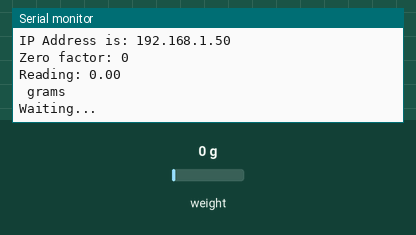
Recording of a sketch running on a simulated ESP8266 (NodeMCU). Parts: the last lines printed to the serial monitor. Inputs (shaded band) come from the test bench; at power-on: weight on the scale 0 g. WiFi joins after 1.5 s; servers stay silent unless stated.

Above: at 5.2 s.
5.3 s: weight on the scale set to 100 g
At 7.56 s:
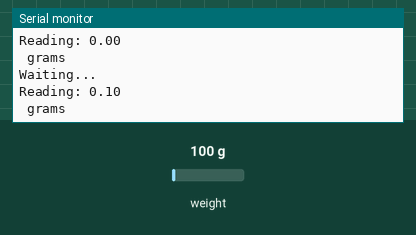
8.4 s: weight on the scale set to 1250 g
At 12.1 s:
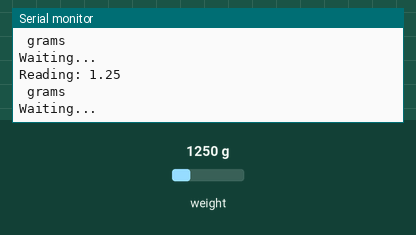
Timing chart, 0 to 13.6 s (numbered marks = the images above; inputs shaded):
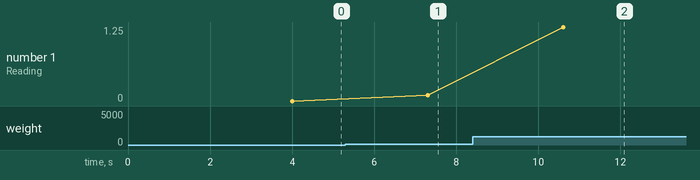

The sketch:

umutiba_new_version.ino
```cpp
#include "HX711.h"
#include "ESP8266WiFi.h"
float calibration_factor = 190077; // this calibration factor is adjusted according to my load cell
float units;
float ounces;
// Define our data and clock pins
#define DOUT 14 // D2 maps to GPIO4
#define CLK 12 // D1 maps to GPIO5
// Initialize our HX711 interface
HX711 scale(DOUT, CLK);
// WiFi network name and password
const char* ssid = "FABLAB_2.4G"; // your wifi SSID name
const char* password = "innovate";// wifi pasword
const char* server = "api.thingspeak.com";
WiFiClient client;
void setup() {
  Serial.begin(115200);
  WiFi.begin(ssid, password);
  Serial.println();
  Serial.print("Connecting");
  while (WiFi.status() != WL_CONNECTED) {
    delay(1000);
    Serial.print(".");
  }
  Serial.println("success!");
  Serial.print("IP Address is: ");
  Serial.println(WiFi.localIP());
  scale.set_scale();
  scale.tare();  //Reset the scale to 0

  long zero_factor = scale.read_average(); //Get a baseline reading
  Serial.print("Zero factor: "); //This can be used to remove the need to tare the scale. Useful in permanent scale projects.
  Serial.println(zero_factor);
}

void loop() {
  scale.set_scale(calibration_factor); //Adjust to this calibration factor

  Serial.print("Reading: ");
  units = scale.get_units(), 10;
  if (units < 0)
  {
    units = 0.00;
  }
  ounces = units * 0.035274;
  //  Serial.print(units);
  //  Serial.print(" grams");


  float data = units;
  Serial.println(data);
  Serial.print(" grams");
  Serial.println();
  sendWeight(data);

  //delay(1000);
}
void sendWeight(float data) {
  if (client.connect(server, 80)) {
    String apiKey = "7O63U4GNTKJ8JBDP";

    String body = "field1=" + String(data, 2);

    client.print("POST /update HTTP/1.1\n");
    client.print("Host: api.thingspeak.com\n");
    client.print("Connection: close\n");
    client.print("X-THINGSPEAKAPIKEY: " + apiKey + "\n");
    client.print("Content-Type: application/x-www-form-urlencoded\n");
    client.print("Content-Length: ");
    client.print(body.length());
    client.print("\n\n");
    client.print(body);
    client.print("\n\n");
    //Serial.println("DONE");
  }
  client.stop();
  Serial.println("Waiting...");
  delay(3000);
}
```

Measured:
- after the input at 5.3 s, the serial monitor: prints a new line after 2.0 s (image 1)
- after the input at 8.4 s, the serial monitor: prints a new line after 2.2 s (image 2)
- plotted number 1: 0 → 0.1 after the input at 5.3 s, 0.1 → 1.25 after the input at 8.4 s
